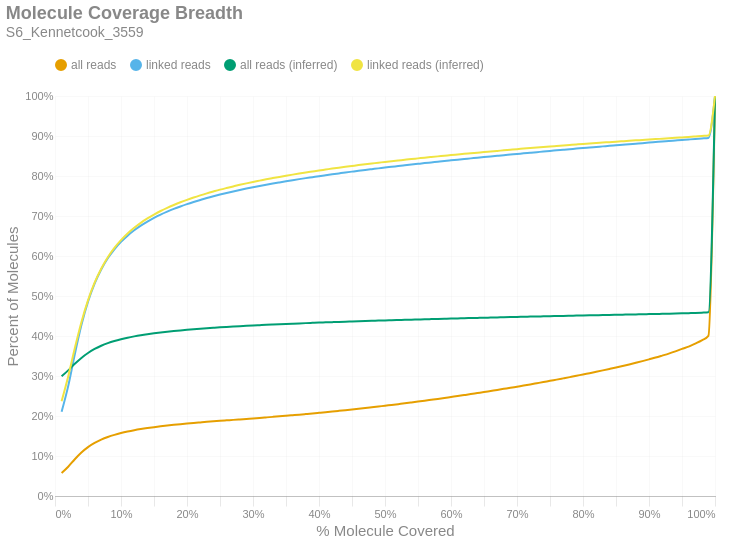

The notebook cell this image was saved under:
### Markdown cell above
### Molecule Read Coverage
This chart shows molecule coverage breadth as computed by the number of bases aligned to that molecule. In other words, "*how much of each unique long molecule is actually sequenced/aligned?*" Keep in mind there is a distinction between sequences and alignments, since some sequences belonging to a particular molecule may not align well and wouldn't appear in the alignment data. This chart also shows molecule coverage breadth as computed by the *inferred fragment* from which the aligned sequences originate. Unlike read coverage, this calculation takes into account the total insert size, including unsequenced gaps between the forward and reverse reads. Like the previous figures, these are cumulative percents.

### Code cell
if SKIPLR:
    print_html(f"Skipped")
else:
    binned_df = consolidated_hist(valids['coverage_bp'], mask, 0.01, True)
    binned_df_inf = consolidated_hist(valids['coverage_inserts'], mask, 0.01, True)
    binned_df = binned_df.with_columns(pl.lit(binned_df_inf['all reads (cumsum)']).alias('all reads (inferred)'))
    binned_df = binned_df.with_columns(pl.lit(binned_df_inf['linked reads (cumsum)']).alias('linked reads (inferred)'))
    binned_df = binned_df.with_columns(
        (pl.col('bin').cast(pl.Float64) + 0.01).alias('right_edge')
    )

    with SafeRender(binned_df):
        (
            density_plot(binned_df, 'Molecule Coverage Breadth', samplename, 'molcov', ['all reads (inferred)','linked reads (inferred)'])
            .encode(
                #x=alt.X('bin:Q', title="% Molecule Covered").axis(format = '%').scale(padding=0),
                x=alt.X('right_edge:Q', title="% Molecule Covered").axis(format='%').scale(padding=0),
                y=alt.Y('value:Q', title='Percent of Molecules')
                    .axis(format='%')
                    .stack(False)
                    .scale(domainMin=0, padding=0),
                color=alt.Color("key:N").scale(domain = ["all reads", "linked reads", "all reads (inferred)", "linked reads (inferred)"]),
                tooltip = [
                    alt.Tooltip("key:N", title = "Data Type"),
                    alt.Tooltip("range_label:N", title="% Molecule Covered"),
                    alt.Tooltip("value:Q", format = ".2%", title="% Molecules")
                ]
            )
        ).display()

### Figure 1 — Vega-Lite specification as saved in the notebook (floating-point values rounded to 4 significant figures)
{"width": "container", "height": 400, "config": {"title": {"anchor": "start", "dy": -15, "fontSize": 18, "color": "#888888", "subtitleColor": "#888888", "subtitleFontSize": 14}, "arc": {"fill": "#0072B2"}, "axis": {"domainColor": "#888888", "domainWidth": 0.5, "gridWidth": 0.2, "grid": false, "titleFontWeight": 400, "titleFontSize": 15, "labelFontSize": 11, "labelColor": "#888888", "tickColor": "#888888", "tickWidth": 0.2, "titleColor": "#888888"}, "axisBand": {"grid": false}, "axisX": {"grid": true, "tickSize": 10, "domainCap": "round"}, "axisY": {"domain": false, "grid": true, "tickSize": 0, "domainCap": "round"}, "background": "transparent", "header": {"labelFontSize": 15, "labelColor": "#888888", "titleFontSize": 15, "titleFontWeight": 600, "titleColor": "#888888"}, "legend": {"labelFont": "sans-serif", "labelFontSize": 12, "labelColor": "#888888", "symbolSize": 100, "symbolType": "circle", "titleFontSize": 12, "titlePadding": 10, "titleColor": "#888888", "title": null, "orient": "top"}, "range": {"category": ["#E69F00", "#56B4E9", "#009E73", "#F0E442", "#0072B2", "#D55E00", "#CC79A7", "#000000"], "diverging": ["#cfe8f3", "#a2d4ec", "#73bfe2", "#46abdb", "#1696d2", "#12719e"]}, "area": {"fill": "#0072B2", "fillOpacity": 0.7, "line": true, "strokeOpacity": 0.7}, "line": {"color": "#0072B2", "stroke": "#0072B2", "strokeWidth": 2}, "trail": {"color": "#0072B2", "stroke": "#0072B2", "strokeWidth": 0, "size": 1}, "point": {"filled": true, "fillOpacity": 1.0, "size": 95}, "text": {"color": "#888888", "fontSize": 11, "align": "right", "fontWeight": 400, "size": 11}, "bar": {"fill": "#0072B2", "stroke": null}, "view": {"stroke": null, "continuousWidth": 660, "continuousHeight": 400}}, "data": {"name": "data-c8a55ac4d11752eafb94456c9612bc7e"}, "mark": {"type": "line", "interpolate": "monotone", "point": {"opacity": 0, "size": 275}}, "encoding": {"color": {"field": "key", "scale": {"domain": ["all reads", "linked reads", "all reads (inferred)", "linked reads (inferred)"]}, "type": "nominal"}, "tooltip": [{"field": "key", "title": "Data Type", "type": "nominal"}, {"field": "range_label", "title": "% Molecule Covered", "type": "nominal"}, {"field": "value", "format": ".2%", "title": "% Molecules", "type": "quantitative"}], "x": {"axis": {"format": "%"}, "field": "right_edge", "scale": {"padding": 0}, "title": "% Molecule Covered", "type": "quantitative"}, "y": {"axis": {"format": "%"}, "field": "value", "scale": {"domainMin": 0, "padding": 0}, "stack": false, "title": "Percent of Molecules", "type": "quantitative"}}, "params": [{"name": "param_c36ac31b6afebe62", "select": {"type": "point", "fields": ["key"]}, "bind": "legend"}], "title": {"text": "Molecule Coverage Breadth", "subtitle": "S6_Kennetcook_3559"}, "transform": [{"fold": ["all reads (cumsum)", "linked reads (cumsum)", "all reads (inferred)", "linked reads (inferred)"]}, {"calculate": "replace(datum.key, ' (cumsum)', '')", "as": "key"}, {"filter": {"param": "param_c36ac31b6afebe62"}}], "usermeta": {"embedOptions": {"downloadFileName": "S6_Kennetcook_3559.molcov"}}, "$schema": "https://vega.github.io/schema/vega-lite/v6.1.0.json", "datasets": {"data-c8a55ac4d11752eafb94456c9612bc7e": [{"bin": "0.0", "interval": "0.0-0.01", "all reads": 0.05755, "linked reads": 0.2105, "all reads (cumsum)": 0.05755, "linked reads (cumsum)": 0.2105, "range_label": "0.0-0.01", "all reads (inferred)": 0.2991, "linked reads (inferred)": 0.237, "right_edge": 0.01}, {"bin": "0.01", "interval": "0.01-0.02", "all reads": 0.01571, "linked reads": 0.06422, "all reads (cumsum)": 0.07326, "linked reads (cumsum)": 0.2747, "range_label": "0.01-0.02", "all reads (inferred)": 0.3141, "linked reads (inferred)": 0.2989, "right_edge": 0.02}, {"bin": "0.02", "interval": "0.02-0.03", "all reads": 0.01864, "linked reads": 0.07975, "all reads (cumsum)": 0.0919, "linked reads (cumsum)": 0.3545, "range_label": "0.02-0.03", "all reads (inferred)": 0.3304, "linked reads (inferred)": 0.3694, "right_edge": 0.03}, {"bin": "0.03", "interval": "0.03-0.04", "all reads": 0.01678, "linked reads": 0.07284, "all reads (cumsum)": 0.1087, "linked reads (cumsum)": 0.4273, "range_label": "0.03-0.04", "all reads (inferred)": 0.3452, "linked reads (inferred)": 0.4346, "right_edge": 0.04}, {"bin": "0.04", "interval": "0.04-0.05", "all reads": 0.01352, "linked reads": 0.05864, "all reads (cumsum)": 0.1222, "linked reads (cumsum)": 0.486, "range_label": "0.04-0.05", "all reads (inferred)": 0.3576, "linked reads (inferred)": 0.4892, "right_edge": 0.05}, {"bin": "0.05", "interval": "0.05-0.06", "all reads": 0.01046, "linked reads": 0.04522, "all reads (cumsum)": 0.1327, "linked reads (cumsum)": 0.5312, "range_label": "0.05-0.06", "all reads (inferred)": 0.3676, "linked reads (inferred)": 0.5332, "right_edge": 0.06}, {"bin": "0.06", "interval": "0.06-0.07", "all reads": 0.008211, "linked reads": 0.03521, "all reads (cumsum)": 0.1409, "linked reads (cumsum)": 0.5664, "range_label": "0.06-0.07", "all reads (inferred)": 0.3756, "linked reads (inferred)": 0.5682, "right_edge": 0.07}, {"bin": "0.07", "interval": "0.07-0.08", "all reads": 0.006578, "linked reads": 0.02796, "all reads (cumsum)": 0.1475, "linked reads (cumsum)": 0.5943, "range_label": "0.07-0.08", "all reads (inferred)": 0.3821, "linked reads (inferred)": 0.597, "right_edge": 0.08}, {"bin": "0.08", "interval": "0.08-0.09", "all reads": 0.005353, "linked reads": 0.02253, "all reads (cumsum)": 0.1528, "linked reads (cumsum)": 0.6169, "range_label": "0.08-0.09", "all reads (inferred)": 0.3875, "linked reads (inferred)": 0.6204, "right_edge": 0.09}, {"bin": "0.09", "interval": "0.09-0.1", "all reads": 0.004472, "linked reads": 0.01855, "all reads (cumsum)": 0.1573, "linked reads (cumsum)": 0.6354, "range_label": "0.09-0.1", "all reads (inferred)": 0.3919, "linked reads (inferred)": 0.6398, "right_edge": 0.1}, {"bin": "0.1", "interval": "0.1-0.11", "all reads": 0.00378, "linked reads": 0.0155, "all reads (cumsum)": 0.1611, "linked reads (cumsum)": 0.6509, "range_label": "0.1-0.11", "all reads (inferred)": 0.3958, "linked reads (inferred)": 0.6564, "right_edge": 0.11}, {"bin": "0.11", "interval": "0.11-0.12", "all reads": 0.003291, "linked reads": 0.01336, "all reads (cumsum)": 0.1643, "linked reads (cumsum)": 0.6643, "range_label": "0.11-0.12", "all reads (inferred)": 0.3991, "linked reads (inferred)": 0.6706, "right_edge": 0.12}, {"bin": "0.12", "interval": "0.12-0.13", "all reads": 0.002889, "linked reads": 0.01165, "all reads (cumsum)": 0.1672, "linked reads (cumsum)": 0.6759, "range_label": "0.12-0.13", "all reads (inferred)": 0.402, "linked reads (inferred)": 0.683, "right_edge": 0.13}, {"bin": "0.13", "interval": "0.13-0.14", "all reads": 0.00257, "linked reads": 0.01025, "all reads (cumsum)": 0.1698, "linked reads (cumsum)": 0.6862, "range_label": "0.13-0.14", "all reads (inferred)": 0.4045, "linked reads (inferred)": 0.6939, "right_edge": 0.14}, {"bin": "0.14", "interval": "0.14-0.15", "all reads": 0.002303, "linked reads": 0.009095, "all reads (cumsum)": 0.1721, "linked reads (cumsum)": 0.6953, "range_label": "0.14-0.15", "all reads (inferred)": 0.4068, "linked reads (inferred)": 0.7036, "right_edge": 0.15}, {"bin": "0.15", "interval": "0.15-0.16", "all reads": 0.002095, "linked reads": 0.008206, "all reads (cumsum)": 0.1742, "linked reads (cumsum)": 0.7035, "range_label": "0.15-0.16", "all reads (inferred)": 0.4089, "linked reads (inferred)": 0.7125, "right_edge": 0.16}, {"bin": "0.16", "interval": "0.16-0.17", "all reads": 0.001901, "linked reads": 0.007335, "all reads (cumsum)": 0.1761, "linked reads (cumsum)": 0.7108, "range_label": "0.16-0.17", "all reads (inferred)": 0.4107, "linked reads (inferred)": 0.7204, "right_edge": 0.17}, {"bin": "0.17", "interval": "0.17-0.18", "all reads": 0.001793, "linked reads": 0.006832, "all reads (cumsum)": 0.1779, "linked reads (cumsum)": 0.7176, "range_label": "0.17-0.18", "all reads (inferred)": 0.4125, "linked reads (inferred)": 0.7276, "right_edge": 0.18}, {"bin": "0.18", "interval": "0.18-0.19", "all reads": 0.001665, "linked reads": 0.006261, "all reads (cumsum)": 0.1796, "linked reads (cumsum)": 0.7239, "range_label": "0.18-0.19", "all reads (inferred)": 0.414, "linked reads (inferred)": 0.7343, "right_edge": 0.19}, {"bin": "0.19", "interval": "0.19-0.2", "all reads": 0.001563, "linked reads": 0.005806, "all reads (cumsum)": 0.1811, "linked reads (cumsum)": 0.7297, "range_label": "0.19-0.2", "all reads (inferred)": 0.4155, "linked reads (inferred)": 0.7404, "right_edge": 0.2}, {"bin": "0.2", "interval": "0.2-0.21", "all reads": 0.001466, "linked reads": 0.005323, "all reads (cumsum)": 0.1826, "linked reads (cumsum)": 0.735, "range_label": "0.2-0.21", "all reads (inferred)": 0.4169, "linked reads (inferred)": 0.7461, "right_edge": 0.21}, {"bin": "0.21", "interval": "0.21-0.22", "all reads": 0.001379, "linked reads": 0.004988, "all reads (cumsum)": 0.184, "linked reads (cumsum)": 0.74, "range_label": "0.21-0.22", "all reads (inferred)": 0.4182, "linked reads (inferred)": 0.7515, "right_edge": 0.22}, {"bin": "0.22", "interval": "0.22-0.23", "all reads": 0.00137, "linked reads": 0.004849, "all reads (cumsum)": 0.1853, "linked reads (cumsum)": 0.7449, "range_label": "0.22-0.23", "all reads (inferred)": 0.4194, "linked reads (inferred)": 0.7566, "right_edge": 0.23}, {"bin": "0.23", "interval": "0.23-0.24", "all reads": 0.00132, "linked reads": 0.004502, "all reads (cumsum)": 0.1867, "linked reads (cumsum)": 0.7494, "range_label": "0.23-0.24", "all reads (inferred)": 0.4205, "linked reads (inferred)": 0.7613, "right_edge": 0.24}, {"bin": "0.24", "interval": "0.24-0.25", "all reads": 0.001264, "linked reads": 0.004237, "all reads (cumsum)": 0.1879, "linked reads (cumsum)": 0.7536, "range_label": "0.24-0.25", "all reads (inferred)": 0.4216, "linked reads (inferred)": 0.7659, "right_edge": 0.25}, {"bin": "0.25", "interval": "0.25-0.26", "all reads": 0.0012, "linked reads": 0.003936, "all reads (cumsum)": 0.1891, "linked reads (cumsum)": 0.7575, "range_label": "0.25-0.26", "all reads (inferred)": 0.4226, "linked reads (inferred)": 0.77, "right_edge": 0.26}, {"bin": "0.26", "interval": "0.26-0.27", "all reads": 0.001191, "linked reads": 0.00378, "all reads (cumsum)": 0.1903, "linked reads (cumsum)": 0.7613, "range_label": "0.26-0.27", "all reads (inferred)": 0.4236, "linked reads (inferred)": 0.774, "right_edge": 0.27}, {"bin": "0.27", "interval": "0.27-0.28", "all reads": 0.001217, "linked reads": 0.003656, "all reads (cumsum)": 0.1915, "linked reads (cumsum)": 0.765, "range_label": "0.27-0.28", "all reads (inferred)": 0.4245, "linked reads (inferred)": 0.7779, "right_edge": 0.28}, {"bin": "0.28", "interval": "0.28-0.29", "all reads": 0.001227, "linked reads": 0.003523, "all reads (cumsum)": 0.1928, "linked reads (cumsum)": 0.7685, "range_label": "0.28-0.29", "all reads (inferred)": 0.4254, "linked reads (inferred)": 0.7816, "right_edge": 0.29}, {"bin": "0.29", "interval": "0.29-0.3", "all reads": 0.001219, "linked reads": 0.003345, "all reads (cumsum)": 0.194, "linked reads (cumsum)": 0.7719, "range_label": "0.29-0.3", "all reads (inferred)": 0.4263, "linked reads (inferred)": 0.7851, "right_edge": 0.3}, {"bin": "0.3", "interval": "0.3-0.31", "all reads": 0.001245, "linked reads": 0.003221, "all reads (cumsum)": 0.1952, "linked reads (cumsum)": 0.7751, "range_label": "0.3-0.31", "all reads (inferred)": 0.4271, "linked reads (inferred)": 0.7884, "right_edge": 0.31}, {"bin": "0.31", "interval": "0.31-0.32", "all reads": 0.001289, "linked reads": 0.003125, "all reads (cumsum)": 0.1965, "linked reads (cumsum)": 0.7782, "range_label": "0.31-0.32", "all reads (inferred)": 0.4279, "linked reads (inferred)": 0.7917, "right_edge": 0.32}, {"bin": "0.32", "interval": "0.32-0.33", "all reads": 0.001302, "linked reads": 0.002959, "all reads (cumsum)": 0.1978, "linked reads (cumsum)": 0.7812, "range_label": "0.32-0.33", "all reads (inferred)": 0.4287, "linked reads (inferred)": 0.7948, "right_edge": 0.33}, {"bin": "0.33", "interval": "0.33-0.34", "all reads": 0.001332, "linked reads": 0.00285, "all reads (cumsum)": 0.1991, "linked reads (cumsum)": 0.784, "range_label": "0.33-0.34", "all reads (inferred)": 0.4294, "linked reads (inferred)": 0.7977, "right_edge": 0.34}, {"bin": "0.34", "interval": "0.34-0.35", "all reads": 0.001395, "linked reads": 0.002808, "all reads (cumsum)": 0.2005, "linked reads (cumsum)": 0.7868, "range_label": "0.34-0.35", "all reads (inferred)": 0.4302, "linked reads (inferred)": 0.8006, "right_edge": 0.35}, {"bin": "0.35", "interval": "0.35-0.36", "all reads": 0.001425, "linked reads": 0.002739, "all reads (cumsum)": 0.202, "linked reads (cumsum)": 0.7896, "range_label": "0.35-0.36", "all reads (inferred)": 0.4308, "linked reads (inferred)": 0.8034, "right_edge": 0.36}, {"bin": "0.36", "interval": "0.36-0.37", "all reads": 0.001432, "linked reads": 0.002635, "all reads (cumsum)": 0.2034, "linked reads (cumsum)": 0.7922, "range_label": "0.36-0.37", "all reads (inferred)": 0.4315, "linked reads (inferred)": 0.8061, "right_edge": 0.37}, {"bin": "0.37", "interval": "0.37-0.38", "all reads": 0.001482, "linked reads": 0.002493, "all reads (cumsum)": 0.2049, "linked reads (cumsum)": 0.7947, "range_label": "0.37-0.38", "all reads (inferred)": 0.4322, "linked reads (inferred)": 0.8088, "right_edge": 0.38}, {"bin": "0.38", "interval": "0.38-0.39", "all reads": 0.0015, "linked reads": 0.002419, "all reads (cumsum)": 0.2064, "linked reads (cumsum)": 0.7971, "range_label": "0.38-0.39", "all reads (inferred)": 0.4328, "linked reads (inferred)": 0.8113, "right_edge": 0.39}, {"bin": "0.39", "interval": "0.39-0.4", "all reads": 0.001566, "linked reads": 0.002439, "all reads (cumsum)": 0.2079, "linked reads (cumsum)": 0.7995, "range_label": "0.39-0.4", "all reads (inferred)": 0.4335, "linked reads (inferred)": 0.8138, "right_edge": 0.4}, {"bin": "0.4", "interval": "0.4-0.41", "all reads": 0.001584, "linked reads": 0.002346, "all reads (cumsum)": 0.2095, "linked reads (cumsum)": 0.8019, "range_label": "0.4-0.41", "all reads (inferred)": 0.4341, "linked reads (inferred)": 0.8162, "right_edge": 0.41}, {"bin": "0.41", "interval": "0.41-0.42", "all reads": 0.001641, "linked reads": 0.002321, "all reads (cumsum)": 0.2112, "linked reads (cumsum)": 0.8042, "range_label": "0.41-0.42", "all reads (inferred)": 0.4347, "linked reads (inferred)": 0.8186, "right_edge": 0.42}, {"bin": "0.42", "interval": "0.42-0.43", "all reads": 0.001688, "linked reads": 0.00228, "all reads (cumsum)": 0.2129, "linked reads (cumsum)": 0.8065, "range_label": "0.42-0.43", "all reads (inferred)": 0.4353, "linked reads (inferred)": 0.8209, "right_edge": 0.43}, {"bin": "0.43", "interval": "0.43-0.44", "all reads": 0.001711, "linked reads": 0.002279, "all reads (cumsum)": 0.2146, "linked reads (cumsum)": 0.8088, "range_label": "0.43-0.44", "all reads (inferred)": 0.4358, "linked reads (inferred)": 0.8231, "right_edge": 0.44}, {"bin": "0.44", "interval": "0.44-0.45", "all reads": 0.001752, "linked reads": 0.002168, "all reads (cumsum)": 0.2163, "linked reads (cumsum)": 0.8109, "range_label": "0.44-0.45", "all reads (inferred)": 0.4364, "linked reads (inferred)": 0.8252, "right_edge": 0.45}, {"bin": "0.45", "interval": "0.45-0.46", "all reads": 0.001787, "linked reads": 0.002154, "all reads (cumsum)": 0.2181, "linked reads (cumsum)": 0.8131, "range_label": "0.45-0.46", "all reads (inferred)": 0.4369, "linked reads (inferred)": 0.8273, "right_edge": 0.46}, {"bin": "0.46", "interval": "0.46-0.47", "all reads": 0.001821, "linked reads": 0.002044, "all reads (cumsum)": 0.2199, "linked reads (cumsum)": 0.8151, "range_label": "0.46-0.47", "all reads (inferred)": 0.4375, "linked reads (inferred)": 0.8293, "right_edge": 0.47}, {"bin": "0.47", "interval": "0.47-0.48", "all reads": 0.001858, "linked reads": 0.001969, "all reads (cumsum)": 0.2218, "linked reads (cumsum)": 0.8171, "range_label": "0.47-0.48", "all reads (inferred)": 0.438, "linked reads (inferred)": 0.8313, "right_edge": 0.48}, {"bin": "0.48", "interval": "0.48-0.49", "all reads": 0.001865, "linked reads": 0.001953, "all reads (cumsum)": 0.2237, "linked reads (cumsum)": 0.8191, "range_label": "0.48-0.49", "all reads (inferred)": 0.4385, "linked reads (inferred)": 0.8332, "right_edge": 0.49}, {"bin": "0.49", "interval": "0.49-0.5", "all reads": 0.002076, "linked reads": 0.002058, "all reads (cumsum)": 0.2257, "linked reads (cumsum)": 0.8211, "range_label": "0.49-0.5", "all reads (inferred)": 0.439, "linked reads (inferred)": 0.8352, "right_edge": 0.5}, {"bin": "0.5", "interval": "0.5-0.51", "all reads": 0.001848, "linked reads": 0.001838, "all reads (cumsum)": 0.2276, "linked reads (cumsum)": 0.8229, "range_label": "0.5-0.51", "all reads (inferred)": 0.4395, "linked reads (inferred)": 0.837, "right_edge": 0.51}, {"bin": "0.51", "interval": "0.51-0.52", "all reads": 0.002074, "linked reads": 0.001897, "all reads (cumsum)": 0.2297, "linked reads (cumsum)": 0.8248, "range_label": "0.51-0.52", "all reads (inferred)": 0.44, "linked reads (inferred)": 0.8388, "right_edge": 0.52}, {"bin": "0.52", "interval": "0.52-0.53", "all reads": 0.002061, "linked reads": 0.001852, "all reads (cumsum)": 0.2317, "linked reads (cumsum)": 0.8267, "range_label": "0.52-0.53", "all reads (inferred)": 0.4404, "linked reads (inferred)": 0.8406, "right_edge": 0.53}, {"bin": "0.53", "interval": "0.53-0.54", "all reads": 0.002139, "linked reads": 0.001846, "all reads (cumsum)": 0.2339, "linked reads (cumsum)": 0.8285, "range_label": "0.53-0.54", "all reads (inferred)": 0.4409, "linked reads (inferred)": 0.8423, "right_edge": 0.54}, {"bin": "0.54", "interval": "0.54-0.55", "all reads": 0.002174, "linked reads": 0.001842, "all reads (cumsum)": 0.236, "linked reads (cumsum)": 0.8304, "range_label": "0.54-0.55", "all reads (inferred)": 0.4414, "linked reads (inferred)": 0.8441, "right_edge": 0.55}, {"bin": "0.55", "interval": "0.55-0.56", "all reads": 0.002209, "linked reads": 0.001831, "all reads (cumsum)": 0.2382, "linked reads (cumsum)": 0.8322, "range_label": "0.55-0.56", "all reads (inferred)": 0.4418, "linked reads (inferred)": 0.8458, "right_edge": 0.56}, {"bin": "0.56", "interval": "0.56-0.57", "all reads": 0.002251, "linked reads": 0.001732, "all reads (cumsum)": 0.2405, "linked reads (cumsum)": 0.8339, "range_label": "0.56-0.57", "all reads (inferred)": 0.4423, "linked reads (inferred)": 0.8474, "right_edge": 0.57}, {"bin": "0.57", "interval": "0.57-0.58", "all reads": 0.002254, "linked reads": 0.001738, "all reads (cumsum)": 0.2427, "linked reads (cumsum)": 0.8357, "range_label": "0.57-0.58", "all reads (inferred)": 0.4427, "linked reads (inferred)": 0.8491, "right_edge": 0.58}, {"bin": "0.58", "interval": "0.58-0.59", "all reads": 0.002308, "linked reads": 0.001733, "all reads (cumsum)": 0.2451, "linked reads (cumsum)": 0.8374, "range_label": "0.58-0.59", "all reads (inferred)": 0.4432, "linked reads (inferred)": 0.8506, "right_edge": 0.59}, {"bin": "0.59", "interval": "0.59-0.6", "all reads": 0.00241, "linked reads": 0.001681, "all reads (cumsum)": 0.2475, "linked reads (cumsum)": 0.8391, "range_label": "0.59-0.6", "all reads (inferred)": 0.4436, "linked reads (inferred)": 0.8523, "right_edge": 0.6}, {"bin": "0.6", "interval": "0.6-0.61", "all reads": 0.002358, "linked reads": 0.001671, "all reads (cumsum)": 0.2498, "linked reads (cumsum)": 0.8408, "range_label": "0.6-0.61", "all reads (inferred)": 0.444, "linked reads (inferred)": 0.8538, "right_edge": 0.61}, {"bin": "0.61", "interval": "0.61-0.62", "all reads": 0.002472, "linked reads": 0.001655, "all reads (cumsum)": 0.2523, "linked reads (cumsum)": 0.8424, "range_label": "0.61-0.62", "all reads (inferred)": 0.4444, "linked reads (inferred)": 0.8554, "right_edge": 0.62}, {"bin": "0.62", "interval": "0.62-0.63", "all reads": 0.002491, "linked reads": 0.001642, "all reads (cumsum)": 0.2548, "linked reads (cumsum)": 0.8441, "range_label": "0.62-0.63", "all reads (inferred)": 0.4448, "linked reads (inferred)": 0.8568, "right_edge": 0.63}, {"bin": "0.63", "interval": "0.63-0.64", "all reads": 0.002558, "linked reads": 0.001653, "all reads (cumsum)": 0.2573, "linked reads (cumsum)": 0.8457, "range_label": "0.63-0.64", "all reads (inferred)": 0.4452, "linked reads (inferred)": 0.8583, "right_edge": 0.64}, {"bin": "0.64", "interval": "0.64-0.65", "all reads": 0.002538, "linked reads": 0.001637, "all reads (cumsum)": 0.2599, "linked reads (cumsum)": 0.8474, "range_label": "0.64-0.65", "all reads (inferred)": 0.4457, "linked reads (inferred)": 0.8598, "right_edge": 0.65}, {"bin": "0.65", "interval": "0.65-0.66", "all reads": 0.002654, "linked reads": 0.001622, "all reads (cumsum)": 0.2625, "linked reads (cumsum)": 0.849, "range_label": "0.65-0.66", "all reads (inferred)": 0.4461, "linked reads (inferred)": 0.8613, "right_edge": 0.66}, {"bin": "0.66", "interval": "0.66-0.67", "all reads": 0.002618, "linked reads": 0.001594, "all reads (cumsum)": 0.2652, "linked reads (cumsum)": 0.8506, "range_label": "0.66-0.67", "all reads (inferred)": 0.4465, "linked reads (inferred)": 0.8627, "right_edge": 0.67}, {"bin": "0.67", "interval": "0.67-0.68", "all reads": 0.002702, "linked reads": 0.001573, "all reads (cumsum)": 0.2679, "linked reads (cumsum)": 0.8521, "range_label": "0.67-0.68", "all reads (inferred)": 0.4469, "linked reads (inferred)": 0.8642, "right_edge": 0.68}, {"bin": "0.68", "interval": "0.68-0.69", "all reads": 0.002677, "linked reads": 0.0015, "all reads (cumsum)": 0.2705, "linked reads (cumsum)": 0.8536, "range_label": "0.68-0.69", "all reads (inferred)": 0.4473, "linked reads (inferred)": 0.8657, "right_edge": 0.69}, {"bin": "0.69", "interval": "0.69-0.7", "all reads": 0.002817, "linked reads": 0.001518, "all reads (cumsum)": 0.2733, "linked reads (cumsum)": 0.8552, "range_label": "0.69-0.7", "all reads (inferred)": 0.4477, "linked reads (inferred)": 0.8671, "right_edge": 0.7}, {"bin": "0.7", "interval": "0.7-0.71", "all reads": 0.00276, "linked reads": 0.001472, "all reads (cumsum)": 0.2761, "linked reads (cumsum)": 0.8566, "range_label": "0.7-0.71", "all reads (inferred)": 0.448, "linked reads (inferred)": 0.8685, "right_edge": 0.71}, {"bin": "0.71", "interval": "0.71-0.72", "all reads": 0.002864, "linked reads": 0.001516, "all reads (cumsum)": 0.279, "linked reads (cumsum)": 0.8582, "range_label": "0.71-0.72", "all reads (inferred)": 0.4484, "linked reads (inferred)": 0.8699, "right_edge": 0.72}, {"bin": "0.72", "interval": "0.72-0.73", "all reads": 0.002921, "linked reads": 0.001499, "all reads (cumsum)": 0.2819, "linked reads (cumsum)": 0.8597, "range_label": "0.72-0.73", "all reads (inferred)": 0.4488, "linked reads (inferred)": 0.8712, "right_edge": 0.73}, {"bin": "0.73", "interval": "0.73-0.74", "all reads": 0.002931, "linked reads": 0.001464, "all reads (cumsum)": 0.2848, "linked reads (cumsum)": 0.8611, "range_label": "0.73-0.74", "all reads (inferred)": 0.4492, "linked reads (inferred)": 0.8725, "right_edge": 0.74}, {"bin": "0.74", "interval": "0.74-0.75", "all reads": 0.003177, "linked reads": 0.001533, "all reads (cumsum)": 0.288, "linked reads (cumsum)": 0.8626, "range_label": "0.74-0.75", "all reads (inferred)": 0.4496, "linked reads (inferred)": 0.8738, "right_edge": 0.75}, {"bin": "0.75", "interval": "0.75-0.76", "all reads": 0.002968, "linked reads": 0.001452, "all reads (cumsum)": 0.291, "linked reads (cumsum)": 0.8641, "range_label": "0.75-0.76", "all reads (inferred)": 0.4499, "linked reads (inferred)": 0.8751, "right_edge": 0.76}, {"bin": "0.76", "interval": "0.76-0.77", "all reads": 0.003118, "linked reads": 0.00149, "all reads (cumsum)": 0.2941, "linked reads (cumsum)": 0.8656, "range_label": "0.76-0.77", "all reads (inferred)": 0.4503, "linked reads (inferred)": 0.8763, "right_edge": 0.77}, {"bin": "0.77", "interval": "0.77-0.78", "all reads": 0.003142, "linked reads": 0.001466, "all reads (cumsum)": 0.2972, "linked reads (cumsum)": 0.8671, "range_label": "0.77-0.78", "all reads (inferred)": 0.4506, "linked reads (inferred)": 0.8776, "right_edge": 0.78}, {"bin": "0.78", "interval": "0.78-0.79", "all reads": 0.003204, "linked reads": 0.0014, "all reads (cumsum)": 0.3004, "linked reads (cumsum)": 0.8685, "range_label": "0.78-0.79", "all reads (inferred)": 0.451, "linked reads (inferred)": 0.8789, "right_edge": 0.79}, {"bin": "0.79", "interval": "0.79-0.8", "all reads": 0.003478, "linked reads": 0.001492, "all reads (cumsum)": 0.3039, "linked reads (cumsum)": 0.8699, "range_label": "0.79-0.8", "all reads (inferred)": 0.4514, "linked reads (inferred)": 0.8801, "right_edge": 0.8}, {"bin": "0.8", "interval": "0.8-0.81", "all reads": 0.003173, "linked reads": 0.001335, "all reads (cumsum)": 0.3071, "linked reads (cumsum)": 0.8713, "range_label": "0.8-0.81", "all reads (inferred)": 0.4517, "linked reads (inferred)": 0.8812, "right_edge": 0.81}, {"bin": "0.81", "interval": "0.81-0.82", "all reads": 0.003428, "linked reads": 0.0014, "all reads (cumsum)": 0.3105, "linked reads (cumsum)": 0.8727, "range_label": "0.81-0.82", "all reads (inferred)": 0.452, "linked reads (inferred)": 0.8824, "right_edge": 0.82}, {"bin": "0.82", "interval": "0.82-0.83", "all reads": 0.00352, "linked reads": 0.001376, "all reads (cumsum)": 0.314, "linked reads (cumsum)": 0.8741, "range_label": "0.82-0.83", "all reads (inferred)": 0.4523, "linked reads (inferred)": 0.8835, "right_edge": 0.83}, {"bin": "0.83", "interval": "0.83-0.84", "all reads": 0.0036, "linked reads": 0.0014, "all reads (cumsum)": 0.3176, "linked reads (cumsum)": 0.8755, "range_label": "0.83-0.84", "all reads (inferred)": 0.4527, "linked reads (inferred)": 0.8847, "right_edge": 0.84}, {"bin": "0.84", "interval": "0.84-0.85", "all reads": 0.003653, "linked reads": 0.001335, "all reads (cumsum)": 0.3213, "linked reads (cumsum)": 0.8768, "range_label": "0.84-0.85", "all reads (inferred)": 0.453, "linked reads (inferred)": 0.8858, "right_edge": 0.85}, {"bin": "0.85", "interval": "0.85-0.86", "all reads": 0.003787, "linked reads": 0.001346, "all reads (cumsum)": 0.3251, "linked reads (cumsum)": 0.8781, "range_label": "0.85-0.86", "all reads (inferred)": 0.4534, "linked reads (inferred)": 0.8869, "right_edge": 0.86}, {"bin": "0.86", "interval": "0.86-0.87", "all reads": 0.003912, "linked reads": 0.001349, "all reads (cumsum)": 0.329, "linked reads (cumsum)": 0.8795, "range_label": "0.86-0.87", "all reads (inferred)": 0.4537, "linked reads (inferred)": 0.888, "right_edge": 0.87}, {"bin": "0.87", "interval": "0.87-0.88", "all reads": 0.00407, "linked reads": 0.001343, "all reads (cumsum)": 0.3331, "linked reads (cumsum)": 0.8808, "range_label": "0.87-0.88", "all reads (inferred)": 0.4541, "linked reads (inferred)": 0.8891, "right_edge": 0.88}, {"bin": "0.88", "interval": "0.88-0.89", "all reads": 0.00416, "linked reads": 0.001346, "all reads (cumsum)": 0.3372, "linked reads (cumsum)": 0.8822, "range_label": "0.88-0.89", "all reads (inferred)": 0.4544, "linked reads (inferred)": 0.8902, "right_edge": 0.89}, {"bin": "0.89", "interval": "0.89-0.9", "all reads": 0.004422, "linked reads": 0.001328, "all reads (cumsum)": 0.3416, "linked reads (cumsum)": 0.8835, "range_label": "0.89-0.9", "all reads (inferred)": 0.4547, "linked reads (inferred)": 0.8912, "right_edge": 0.9}, {"bin": "0.9", "interval": "0.9-0.91", "all reads": 0.004451, "linked reads": 0.001307, "all reads (cumsum)": 0.3461, "linked reads (cumsum)": 0.8848, "range_label": "0.9-0.91", "all reads (inferred)": 0.4551, "linked reads (inferred)": 0.8922, "right_edge": 0.91}, {"bin": "0.91", "interval": "0.91-0.92", "all reads": 0.004877, "linked reads": 0.001322, "all reads (cumsum)": 0.351, "linked reads (cumsum)": 0.8861, "range_label": "0.91-0.92", "all reads (inferred)": 0.4555, "linked reads (inferred)": 0.8933, "right_edge": 0.92}, {"bin": "0.92", "interval": "0.92-0.93", "all reads": 0.005009, "linked reads": 0.00125, "all reads (cumsum)": 0.356, "linked reads (cumsum)": 0.8874, "range_label": "0.92-0.93", "all reads (inferred)": 0.4558, "linked reads (inferred)": 0.8943, "right_edge": 0.93}, {"bin": "0.93", "interval": "0.93-0.94", "all reads": 0.005595, "linked reads": 0.001295, "all reads (cumsum)": 0.3616, "linked reads (cumsum)": 0.8887, "range_label": "0.93-0.94", "all reads (inferred)": 0.4562, "linked reads (inferred)": 0.8954, "right_edge": 0.94}, {"bin": "0.94", "interval": "0.94-0.95", "all reads": 0.006258, "linked reads": 0.001288, "all reads (cumsum)": 0.3678, "linked reads (cumsum)": 0.89, "range_label": "0.94-0.95", "all reads (inferred)": 0.4566, "linked reads (inferred)": 0.8965, "right_edge": 0.95}, {"bin": "0.95", "interval": "0.95-0.96", "all reads": 0.005549, "linked reads": 0.001299, "all reads (cumsum)": 0.3734, "linked reads (cumsum)": 0.8913, "range_label": "0.95-0.96", "all reads (inferred)": 0.4571, "linked reads (inferred)": 0.8975, "right_edge": 0.96}, {"bin": "0.96", "interval": "0.96-0.97", "all reads": 0.007562, "linked reads": 0.001286, "all reads (cumsum)": 0.3809, "linked reads (cumsum)": 0.8926, "range_label": "0.96-0.97", "all reads (inferred)": 0.4576, "linked reads (inferred)": 0.8987, "right_edge": 0.97}, {"bin": "0.97", "interval": "0.97-0.98", "all reads": 0.00823, "linked reads": 0.001234, "all reads (cumsum)": 0.3892, "linked reads (cumsum)": 0.8938, "range_label": "0.97-0.98", "all reads (inferred)": 0.4583, "linked reads (inferred)": 0.9, "right_edge": 0.98}, {"bin": "0.98", "interval": "0.98-0.99", "all reads": 0.01095, "linked reads": 0.001297, "all reads (cumsum)": 0.4001, "linked reads (cumsum)": 0.8951, "range_label": "0.98-0.99", "all reads (inferred)": 0.4592, "linked reads (inferred)": 0.9012, "right_edge": 0.99}, {"bin": "0.99", "interval": "0.99-1.0", "all reads": 0.5999, "linked reads": 0.1049, "all reads (cumsum)": 1.0, "linked reads (cumsum)": 1.0, "range_label": "0.99-1.0", "all reads (inferred)": 1.0, "linked reads (inferred)": 1.0, "right_edge": 1.0}]}}
